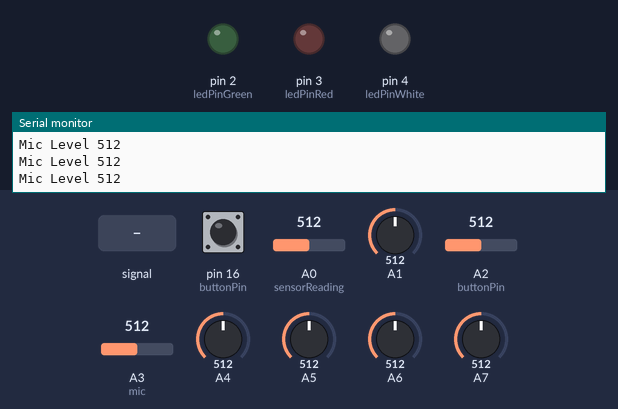
This sketch was run on a simulated Arduino Uno, built with avr-gcc and run on an emulated ATmega328P. Shown: output pins drawn as LEDs (lit = HIGH), the last lines printed to the serial monitor. Dashed ring = blinking. The inputs (shaded band) are chosen by the test bench; at power-on: pin 16 (buttonPin) LOW, A0 (sensorReading) = 512, A1 = 512, A2 (buttonPin) = 512, A3 (mic) = 512, A4 = 512, A5 = 512, A6 = 512, A7 = 512.

Above: at 1.2 s.
1.3 s: pin 16 (buttonPin) pulled HIGH for 0.15 s
At 1.41 s:
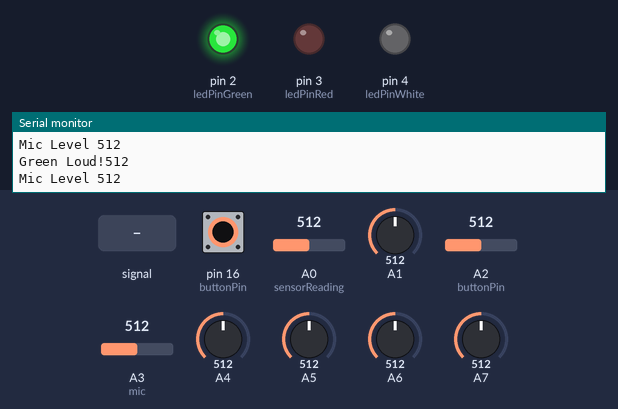
2.9 s: A0 (sensorReading) set to 109
4.4 s: A0 (sensorReading) set to 95
7.4 s: pin 16 (buttonPin) pulled HIGH for 1 s
At 8.2 s:
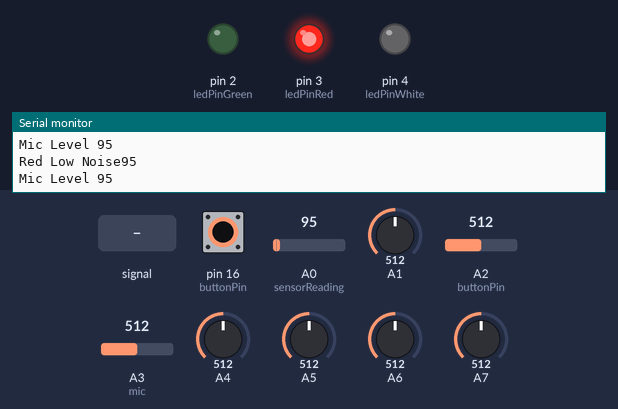
9.9 s: A3 (mic) fed a 200 Hz sine of ±81 counts around its level
12.9 s: pin 16 (buttonPin) pulled HIGH for 3.2 s
At 14.6 s:
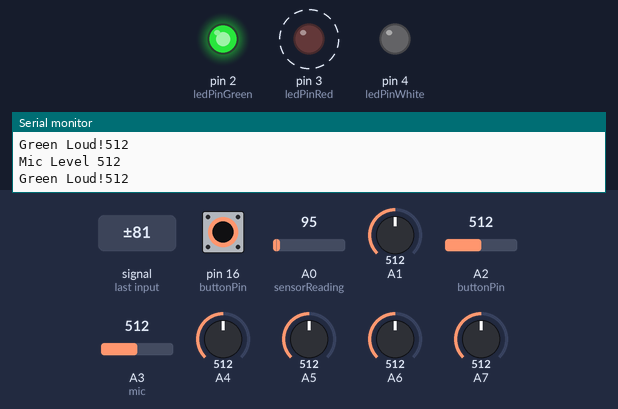
Timing chart, 0 to 17.6 s (numbered marks = the images above; inputs shaded):
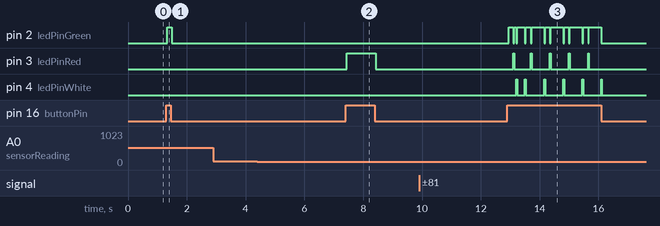

Measured:
- after the input at 1.3 s, pin 2 (ledPinGreen): LOW → HIGH at once, → LOW 0.14 s later
- after the input at 7.4 s, pin 3 (ledPinRed): LOW → HIGH after 0.05 s, → LOW 0.98 s later
- after the input at 12.9 s, pin 3 (ledPinRed): alternates HIGH for 0.03 s and LOW for 0.62 s, 10 changes in all, then stays LOW, starting after 0.20 s; pin 4 (ledPinWhite): goes HIGH 0.03 s, LOW 0.26 s, 4 × (HIGH 0.03 s, LOW 0.62 s), HIGH 0.02 s, then LOW, starting after 0.31 s

The sketch:

project2.ino
```cpp
/* LED connected to digital pins */
const int ledPinRed = 3;
const int ledPinWhite = 4;
const int ledPinGreen = 2;

/* Analog Pins */
const int buttonPin = 16;
const int mic = A3;

//from knock sensor tutorial
unsigned long lastSensorRead = 0;  // the last time the sensor was read

// variables will change:
int buttonState = 0;         // variable for reading the pushbutton status
int sensorReading = 0;      // variable to store the value read from the sensor pin

int sensorReadOver = 0;

void setup() {
  //LED Setup
  pinMode(ledPinRed, OUTPUT);
  pinMode(ledPinGreen, OUTPUT);
  pinMode(ledPinWhite, OUTPUT);

  pinMode(buttonPin, INPUT);

  // use the serial port
  Serial.begin(9600);
}

void loop() {
  //read analog and digital sensors
  sensorReading = analogRead(mic);
  buttonState = digitalRead(buttonPin);

  sensorReadOver = analogRead(sensorReading);

  // read the mic and always send it to computer:
  Serial.print("Mic Level ");
 delayMicroseconds(2);
  Serial.println(analogRead(sensorReading));

    if (buttonState == HIGH) {
        //check for noise
        if (sensorReadOver > 20 && sensorReadOver < 400) {
          delay(10);
          Serial.print("Red Low Noise");
          Serial.println(sensorReadOver);
          // turn LED on:
          digitalWrite(ledPinRed, HIGH);
          digitalWrite(ledPinGreen, LOW);
          digitalWrite(ledPinWhite, LOW);
        }
        //check for louder noise
        else if (sensorReadOver > 430 && sensorReadOver < 500) {
          delay(10);
          Serial.print("White some Noise");
          Serial.println(sensorReadOver);
          // turn LED on:
          digitalWrite(ledPinWhite, HIGH);
          digitalWrite(ledPinGreen, LOW);
          digitalWrite(ledPinRed, LOW);
        }
         //check for super loud noise
         else if (sensorReadOver > 500) {
          // delay(10);
          Serial.print("Green Loud!");
          Serial.println(sensorReadOver);
          // turn LED on:
          digitalWrite(ledPinGreen, HIGH);
          digitalWrite(ledPinWhite, LOW);
          digitalWrite(ledPinRed, LOW);
         }
    }
    else {
      // turn LED off:
      digitalWrite(ledPinRed, LOW);
      digitalWrite(ledPinGreen, LOW);
      digitalWrite(ledPinWhite, LOW);
     }


}
```
